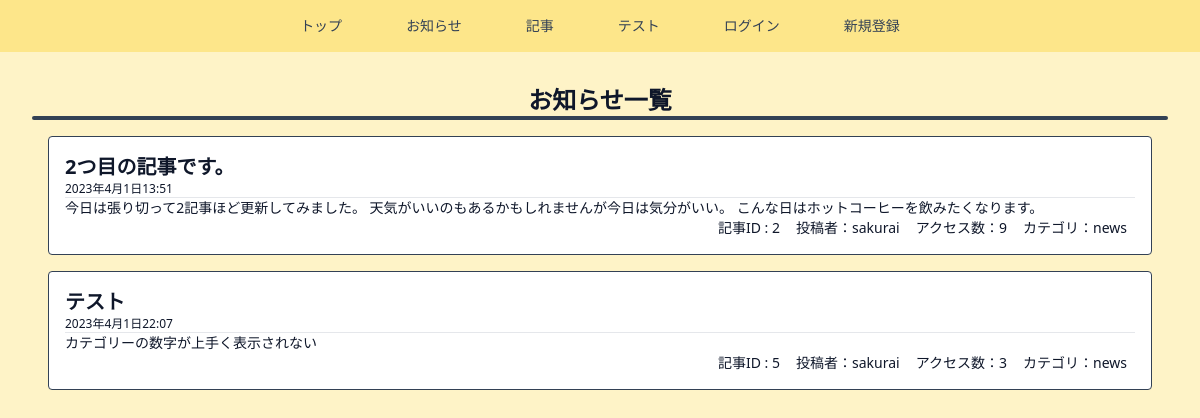
/news_article, run on the app's committed database.
### main/models.py (models this page shows, shortened)
class Article(models.Model):
  create_date = models.DateTimeField(default=timezone.now)
  title = models.CharField(max_length=100)
  content = models.TextField()
  category = models.CharField(
    max_length=100,
    choices=ARTICLE_CATEGORY,
  )
  access_count = models.IntegerField(default=0)
  thumbnail = models.ImageField(null=True, blank=True)
  user = models.ForeignKey('auth.User', on_delete=models.CASCADE)

### main/views.py (the view)
# urls.py: path('news_article', views.NewsArticleView.as_view(), name='news_article'),
class NewsArticleView(ListView):
  template_name = 'main/news_view.html'
  model = Article

### main/templates/main/news_view.html
{% extends 'base.html' %}
{% block content %}
<h1 class="mx-14 text-2xl font-bold">お知らせ一覧</h1>
<hr class="w-full h-1 mx-auto mb-4 bg-slate-700 border-0 rounded">
<div>
{% include 'main/components/news.html' %}
</div>
{% endblock content %}

### main/templates/main/components/news.html
{% for article in object_list %}
  {% if article.category == "news" %}
  <a href="{% url 'detail_article' article.pk %}">
    <div class="border border-slate-700 p-4 m-4 rounded bg-white hover:opacity-70">
      <div class="text-left font-bold text-xl">
      {{ article.title }}
      </div>
      <p class="text-xs text-left">{{ article.create_date }}</p>
      <hr class="w-full bg-slate-700 border-1 ">
      <p class="text-sm text-left">{{ article.content | truncatechars:100 }}</p>
      <div class="flex flex-row-reverse text-sm">
        <p class="px-2">カテゴリ：{{ article.category }}</p>
        <p class="px-2">アクセス数：{{ article.access_count }}</p>
        <p class="px-2">投稿者：{{ article.user.username }}</p>
        <p class="px-2">記事ID : {{ article.id }}</p>
      </div>
    </div>
  </a>
  {% endif %}
{% endfor %}

### data on the page
Article: title "2つ目の記事です。", create_date "2023年4月1日13:51", content "今日は張り切って2記事ほど更新してみました。 天気がいいのもあるかもしれませんが今日は気分がいい。 こんな日はホットコーヒーを飲みたくなります。", category "news", access_count "9", user.username "sakurai", id "2"
Article: title "テスト", create_date "2023年4月1日22:07", content "カテゴリーの数字が上手く表示されない", category "news", access_count "3", user.username "sakurai", id "5"
